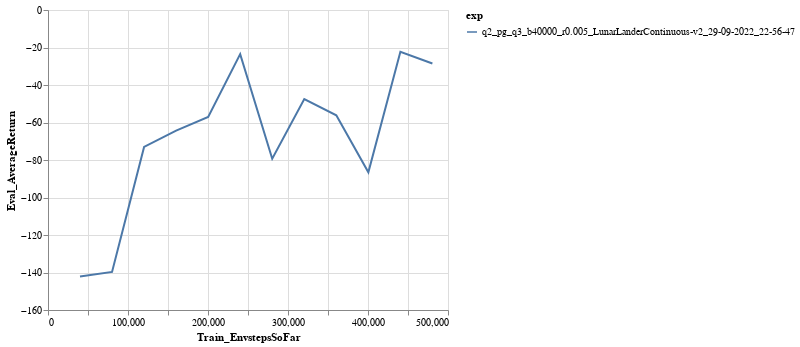

The notebook cell this image was saved under:
### Markdown cell above
# Q3

### Code cell
alt.data_transformers.disable_max_rows()

logdir = '../../data/q2_pg_q3*/events*'
eventfiles = glob.glob(logdir)
xtag = 'Train_EnvstepsSoFar'
ytag = 'Eval_AverageReturn'
df_q2  = make_dataframe(eventfiles, xtag=xtag, ytag=ytag)

chart = alt.Chart(df_q2).mark_line().encode(
    x=xtag,
    y=ytag,
    color='exp'
)
chart = chart.configure_legend(
    labelLimit=1000
)
chart

### Figure 1 — Vega-Lite specification as saved in the notebook (floating-point values rounded to 4 significant figures)
{"config": {"view": {"continuousWidth": 400, "continuousHeight": 300}, "legend": {"labelLimit": 1000}}, "data": {"name": "data-ce05078032630c8b908d14470cfbeb6b"}, "mark": "line", "encoding": {"color": {"field": "exp", "type": "nominal"}, "x": {"field": "Train_EnvstepsSoFar", "type": "quantitative"}, "y": {"field": "Eval_AverageReturn", "type": "quantitative"}}, "$schema": "https://vega.github.io/schema/vega-lite/v4.17.0.json", "datasets": {"data-ce05078032630c8b908d14470cfbeb6b": [{"Train_EnvstepsSoFar": 40000.0, "Eval_AverageReturn": -142.2, "exp": "q2_pg_q3_b40000_r0.005_LunarLanderContinuous-v2_29-09-2022_22-56-47"}, {"Train_EnvstepsSoFar": 80050.0, "Eval_AverageReturn": -139.7, "exp": "q2_pg_q3_b40000_r0.005_LunarLanderContinuous-v2_29-09-2022_22-56-47"}, {"Train_EnvstepsSoFar": 120100.0, "Eval_AverageReturn": -73.02, "exp": "q2_pg_q3_b40000_r0.005_LunarLanderContinuous-v2_29-09-2022_22-56-47"}, {"Train_EnvstepsSoFar": 160200.0, "Eval_AverageReturn": -64.37, "exp": "q2_pg_q3_b40000_r0.005_LunarLanderContinuous-v2_29-09-2022_22-56-47"}, {"Train_EnvstepsSoFar": 200200.0, "Eval_AverageReturn": -57.0, "exp": "q2_pg_q3_b40000_r0.005_LunarLanderContinuous-v2_29-09-2022_22-56-47"}, {"Train_EnvstepsSoFar": 240200.0, "Eval_AverageReturn": -23.54, "exp": "q2_pg_q3_b40000_r0.005_LunarLanderContinuous-v2_29-09-2022_22-56-47"}, {"Train_EnvstepsSoFar": 280300.0, "Eval_AverageReturn": -79.31, "exp": "q2_pg_q3_b40000_r0.005_LunarLanderContinuous-v2_29-09-2022_22-56-47"}, {"Train_EnvstepsSoFar": 320300.0, "Eval_AverageReturn": -47.5, "exp": "q2_pg_q3_b40000_r0.005_LunarLanderContinuous-v2_29-09-2022_22-56-47"}, {"Train_EnvstepsSoFar": 360400.0, "Eval_AverageReturn": -56.19, "exp": "q2_pg_q3_b40000_r0.005_LunarLanderContinuous-v2_29-09-2022_22-56-47"}, {"Train_EnvstepsSoFar": 400400.0, "Eval_AverageReturn": -86.54, "exp": "q2_pg_q3_b40000_r0.005_LunarLanderContinuous-v2_29-09-2022_22-56-47"}, {"Train_EnvstepsSoFar": 440500.0, "Eval_AverageReturn": -22.24, "exp": "q2_pg_q3_b40000_r0.005_LunarLanderContinuous-v2_29-09-2022_22-56-47"}, {"Train_EnvstepsSoFar": 480500.0, "Eval_AverageReturn": -28.55, "exp": "q2_pg_q3_b40000_r0.005_LunarLanderContinuous-v2_29-09-2022_22-56-47"}]}}
